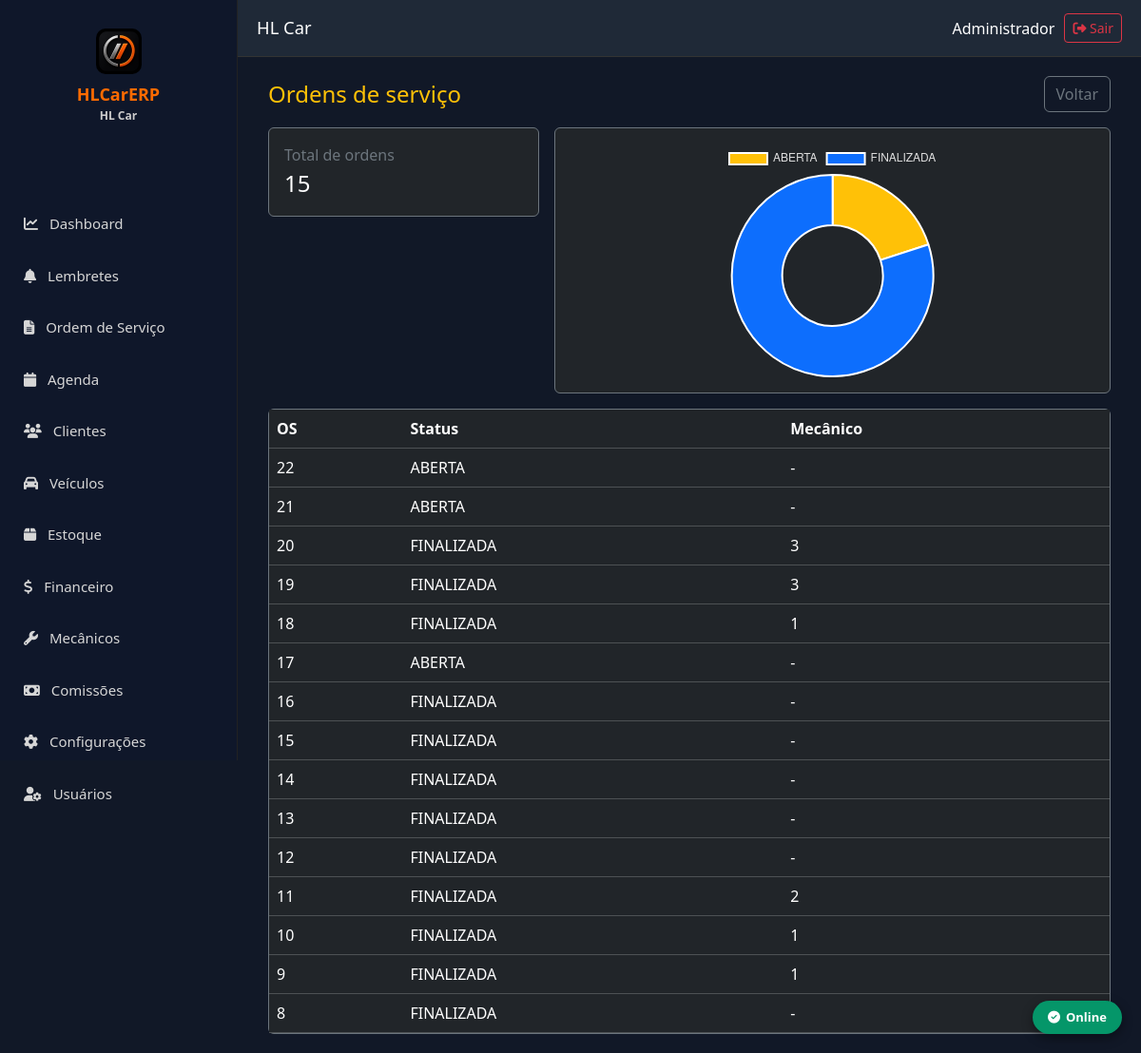
/dashboard/ordens (signed in), run on an earlier commit of the app's database.
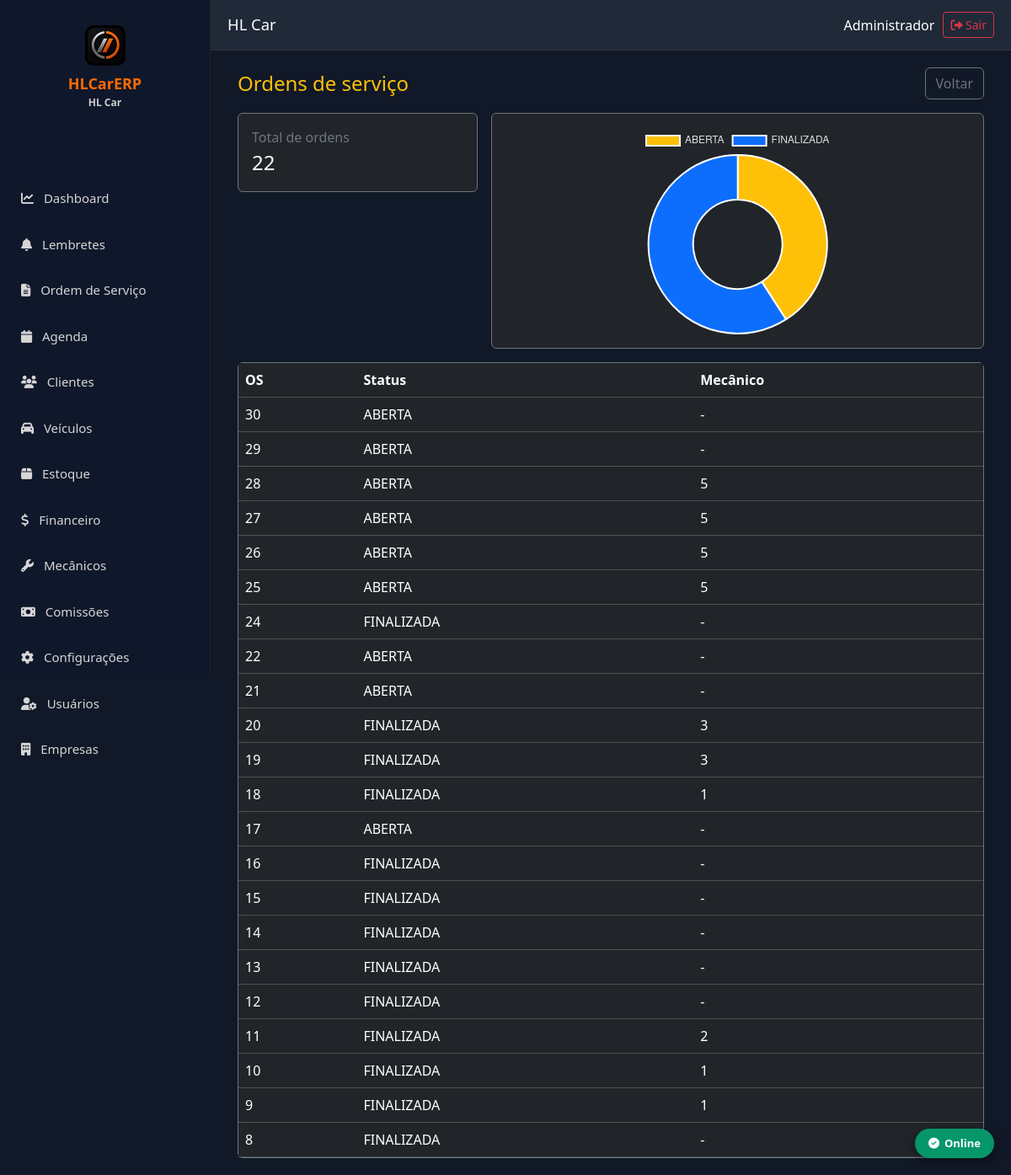
And on a later commit of the database.
### models.py (models this page shows)
class Empresa(db.Model):
    __tablename__ = "empresas"
    id = db.Column(db.Integer, primary_key=True)
    razao_social = db.Column(db.String(200), nullable=False)
    nome_fantasia = db.Column(db.String(200), nullable=False)
    cnpj = db.Column(db.String(20), unique=True, nullable=False)
    inscricao_estadual = db.Column(db.String(30))
    telefone = db.Column(db.String(30))
    whatsapp = db.Column(db.String(30))
    email = db.Column(db.String(150))
    site = db.Column(db.String(200))
    data_vencimento = db.Column(db.Date)
    status_pagamento = db.Column(db.String(20), default="ATIVO")  # ATIVO | BLOQUEADO | INATIVO
    plano = db.Column(db.String(50), default="BASICO")
    observacoes_internas = db.Column(db.Text)
    dia_corte_comissao = db.Column(db.Integer, default=15)          # 1 a 28
    aliquota_imposto_comissao = db.Column(db.Float, default=10.0)  # % padrão
    url_nfse = db.Column(db.String(255))
    nfse_provedor = db.Column(db.String(50))
    inscricao_municipal = db.Column(db.String(30))
    certificado_path = db.Column(db.String(255))
    senha_certificado = db.Column(db.String(100))
    codigo_servico = db.Column(db.String(20))
    aliquota_iss = db.Column(db.Numeric(5, 2), default=5.00)
    regime_tributario = db.Column(db.String(10), default="1")
    cep = db.Column(db.String(15))
    endereco = db.Column(db.String(200))
    numero = db.Column(db.String(20))
    complemento = db.Column(db.String(100))
    bairro = db.Column(db.String(100))
    cidade = db.Column(db.String(100))
    estado = db.Column(db.String(2))
    logo = db.Column(db.String(255))
    ativo = db.Column(db.Boolean, default=True, nullable=False)
    criado_em = db.Column(db.DateTime, default=datetime.utcnow, nullable=False)
    alterado_em = db.Column(db.DateTime, default=datetime.utcnow, onupdate=datetime.utcnow)

class OrdemServico(db.Model):
    __tablename__ = "ordens_servico"
    id = db.Column(db.Integer, primary_key=True)
    empresa_id = db.Column(db.Integer, db.ForeignKey("empresas.id"), nullable=False, index=True)
    numero = db.Column(db.Integer, nullable=False)
    cliente_id = db.Column(db.Integer, db.ForeignKey("clientes.id"), nullable=False)
    veiculo_id = db.Column(db.Integer, db.ForeignKey("veiculos.id"))
    status = db.Column(db.String(20), default="ABERTA")
    prioridade = db.Column(db.String(20), default="NORMAL")
    data_abertura = db.Column(db.DateTime, default=datetime.utcnow)
    data_inicio = db.Column(db.DateTime)
    data_finalizacao = db.Column(db.DateTime)
    km = db.Column(db.Integer)
    consultor = db.Column(db.String(120))
    mecanico = db.Column(db.String(120))
    mecanico_id = db.Column(db.Integer, db.ForeignKey("mecanicos.id"))
    mecanico = db.relationship("Mecanico")
    os_origem_id = db.Column(db.Integer, db.ForeignKey("ordens_servico.id"))
    is_retrabalho = db.Column(db.Boolean, default=False)
    defeito_relatado = db.Column(db.Text)
    diagnostico = db.Column(db.Text)
    servico_executado = db.Column(db.Text)
    observacoes = db.Column(db.Text)
    valor_servicos = db.Column(Numeric(18, 2), default=0)
    valor_produtos = db.Column(Numeric(18, 2), default=0)
    desconto = db.Column(Numeric(18, 2), default=0)
    acrescimo = db.Column(Numeric(18, 2), default=0)
    valor_total = db.Column(Numeric(18, 2), default=0)
    criado_em = db.Column(db.DateTime, default=datetime.utcnow)
    alterado_em = db.Column(db.DateTime, default=datetime.utcnow, onupdate=datetime.utcnow)
    empresa = db.relationship("Empresa")
    cliente = db.relationship("Cliente")
    veiculo = db.relationship("Veiculo")
    mecanico_ref = db.relationship("Mecanico", foreign_keys=[mecanico_id])
    os_origem = db.relationship("OrdemServico", remote_side=[id], foreign_keys=[os_origem_id])
    itens = db.relationship("ItemOrdemServico", back_populates="ordem_servico", cascade="all, delete-orphan")
    __table_args__ = (
        UniqueConstraint("empresa_id", "numero", name="uk_os_empresa"),
    )

### app.py (the view)
@app.route("/dashboard/ordens")
@login_required
def dashboard_ordens():
    eid = empresa_atual()
    if not eid:
        return redirect("/login")
    if session.get("usuario_perfil") == "MECANICO":
        return redirect("/ordens")
    ordens = OrdemServico.query.filter_by(empresa_id=eid).order_by(OrdemServico.id.desc()).all()
    por_status = {}
    for o in ordens:
        st = o.status or "Sem status"
        por_status[st] = por_status.get(st, 0) + 1
    return render_template(
        "dashboard_ordens.html",
        ordens=ordens[:30],
        total=len(ordens),
        labels=list(por_status.keys()),
        valores=list(por_status.values()),
    )

### app.py (called while the page is built)
def empresa_atual():
    eid = session.get("empresa_id")
    if not eid:
        session.clear()
        return None
    return eid

@app.context_processor
def inject_empresa():
    import os
    eid = session.get("empresa_id")
    emp = Empresa.query.get(eid) if eid else None
    nome = "HLCarERP"
    logo_url = None
    if emp:
        nome = emp.nome_fantasia or emp.razao_social or "HLCarERP"
    if eid:
        pasta = os.path.join(app.root_path, "static", "uploads", "logos")
        for ext in ("png", "jpg", "jpeg", "webp"):
            caminho = os.path.join(pasta, f"{eid}.{ext}")
            if os.path.isfile(caminho):
                logo_url = url_for("static", filename=f"uploads/logos/{eid}.{ext}")
                break
    return {"empresa_nome": nome, "empresa_logo": logo_url, "empresa": emp}

### templates/dashboard_ordens.html (shortened to what this page needs)
{% extends "base.html" %}
{% block conteudo %}
<div class="container-fluid">
    <div class="d-flex justify-content-between align-items-center mb-3">
        <h4 class="text-warning mb-0">Ordens de serviço</h4>
        <a href="/" class="btn btn-outline-secondary">Voltar</a>
    </div>
    <div class="row g-3 mb-3">
        <div class="col-md-4">
            <div class="card bg-dark border-secondary p-3">
                <div class="text-secondary">Total de ordens</div>
                <div class="fs-4 text-white">{{ total }}</div>
            </div>
        </div>
        <div class="col-md-8">
            <div class="card bg-dark border-secondary p-3" style="height: 280px;">
                <canvas id="chartStatus"></canvas>
            </div>
        </div>
    </div>
    <div class="card bg-dark border-secondary">
        <div class="table-responsive">
            <table class="table table-dark table-hover mb-0">
                <thead>
                    <tr>
                        <th>OS</th>
                        <th>Status</th>
                        <th>Mecânico</th>
                    </tr>
                </thead>
                <tbody>
                    {% for o in ordens %}
                    <tr>
                        <td>{{ o.id }}</td>
                        <td>{{ o.status }}</td>
                        <td>{{ o.mecanico_id or "-" }}</td>
                    </tr>
                    {% else %}
                    <tr><td colspan="3">Nenhuma ordem.</td></tr>
                    {% endfor %}
                </tbody>
            </table>
        </div>
    </div>
</div>
<script>
new Chart(document.getElementById("chartStatus"), {
    type: "doughnut",
    data: {
        labels: {{ labels|tojson }},
        datasets: [{ data: {{ valores|tojson }}, backgroundColor: ["#ffc107", "#0d6efd", "#20c997", "#dc3545", "#6c757d"] }]
    },
    options: { maintainAspectRatio: false, plugins: { legend: { labels: { color: "#ddd" } } } }
});
</script>
{% endblock %}

### templates/base.html (shortened to what this page needs)
<!DOCTYPE html>
<html lang="pt-br">
<head>
<link href="https://cdn.jsdelivr.net/npm/bootstrap@5.3.7/dist/css/bootstrap.min.css" rel="stylesheet">
<link href="https://cdnjs.cloudflare.com/ajax/libs/font-awesome/6.7.2/css/all.min.css" rel="stylesheet">
<link rel="stylesheet" href="{{ url_for('static', filename='css/offline.css') }}">
</head>
<body>
{% set perfil = (session.get('usuario_perfil') or '')|upper %}
{% set eh_mecanico = perfil == 'MECANICO' %}
{% set pode_usuarios = perfil in ['ADMIN', 'SUPER'] %}
<div class="sidebar" id="sidebar">
        <div class="logo" style="text-align:center; padding:10px 0 20px; min-height:160px;">
            <img src="{{ url_for('static', filename='icons/icon-192.png') }}" alt="HLCarERP" style="width:48px; height:48px; border-radius:10px; display:block; margin:0 auto 8px;">
            <div style="color:#ff6b00; font-weight:bold; font-size:18px; margin-top:8px;">HLCarERP</div>
            <div style="color:#ccc; font-size:12px;">{{ empresa_nome }}</div>
</div>
    <ul class="menu">
        {% if eh_mecanico %}
        <li><a href="/ordens"><i class="fa fa-file-alt me-2"></i> Minhas OS</a></li>
        <li><a href="/agenda"><i class="fa fa-calendar me-2"></i> Agenda</a></li>
        {% else %}
        <li><a href="/"><i class="fa fa-chart-line me-2"></i> Dashboard</a></li>
        <li>
            <a href="/lembretes">
                <i class="fa fa-bell me-2"></i> Lembretes
            </a>
        </li>
        <li><a href="/ordens"><i class="fa fa-file-alt me-2"></i> Ordem de Serviço</a></li>
                <li><a href="/agenda"><i class="fa fa-calendar me-2"></i> Agenda</a></li>
        <li><a href="/clientes"><i class="fa fa-users me-2"></i> Clientes</a></li>
        <li><a href="/veiculos"><i class="fa fa-car me-2"></i> Veículos</a></li>
        <li><a href="/estoque"><i class="fa fa-box me-2"></i> Estoque</a></li>
        <li><a href="/financeiro"><i class="fa fa-dollar-sign me-2"></i> Financeiro</a></li>
        <li><a href="/mecanicos"><i class="fa fa-wrench me-2"></i> Mecânicos</a></li>
        <li><a href="/comissoes"><i class="fa fa-money-bill me-2"></i> Comissões</a></li>
        <li><a href="/configuracoes"><i class="fa fa-cog me-2"></i> Configurações</a></li>
        {% endif %}
        {% if pode_usuarios %}
        <li><a href="/usuarios"><i class="fa fa-user-cog me-2"></i> Usuários</a></li>
        {% endif %}
        {% if session.get('usuario_perfil') == 'SUPER' %}
        <li><a href="/empresas"><i class="fa fa-building me-2"></i> Empresas</a></li>
        {% endif %}
    </ul>
</div>
<div class="topbar">
    <div class="d-flex align-items-center gap-2">
            <h3 class="mb-0">{{ empresa_nome }}</h3>
    </div>
    <div class="usuario">
        <span>{{ session.get('usuario_nome', 'Usuário') }}</span>
        <a href="/logout" class="btn btn-sm btn-outline-danger">
            <i class="fa fa-sign-out-alt"></i> Sair
        </a>
    </div>
</div>
<div class="content">
    {% block conteudo %}
    {% endblock %}
</div>
<div id="hl-offline-badge" class="hl-badge online">
    <i class="fa fa-check-circle"></i> Online
</div>
</body>
</html>

### static/css/offline.css (style rules this page uses)
#hl-offline-badge { position: fixed; bottom: 20px; right: 20px; z-index: 9999; padding: 8px 16px; border-radius: 20px; font-size: 13px; font-weight: 600; color: #fff; box-shadow: 0 4px 12px rgba(0,0,0,0.4); display: flex; align-items: center; gap: 6px; transition: all 0.3s ease; }
#hl-offline-badge.online { background: #059669; }

### templates/base.html (style rules this page uses)
* { margin:0; padding:0; box-sizing:border-box; font-family:Segoe UI,Tahoma,Geneva,Verdana,sans-serif; }
body { background:#111827; overflow-x:hidden; }
.sidebar { position:fixed; left:0; top:0; width:250px; height:100vh; background:#0f172a; border-right:1px solid #222; padding-top:20px; z-index:1050; transition: transform 0.3s ease; }
.logo { text-align:center; font-size:26px; font-weight:bold; color:#ff6b00; margin-bottom:30px; }
.menu { list-style:none; padding:0; }
.menu li { margin-bottom:4px; }
.menu a { display:block; padding:14px 25px; text-decoration:none; color:#d6d6d6; font-size:15px; transition:.25s; }
.topbar { position:fixed; left:250px; top:0; right:0; height:60px; background:#1f2937; display:flex; justify-content:space-between; align-items:center; padding:0 20px; border-bottom:1px solid #333; z-index:1000; transition: left 0.3s ease; }
.topbar h3 { color:white; margin:0; font-size:1.15rem; }
.usuario { color:#fff; display:flex; align-items:center; gap:10px; }
.content { margin-left:250px; margin-top:60px; padding:20px; min-height:calc(100vh - 60px); transition: margin-left 0.3s ease; }
.table-responsive { overflow-x:auto; -webkit-overflow-scrolling:touch; }
.table-dark th, .table-dark td { white-space:nowrap; }

What changed in the data, as far as the page shows it:
added OrdemServico: id "30", status "ABERTA", mecanico_id "-"
added OrdemServico: id "29", status "ABERTA", mecanico_id "-"
added OrdemServico: id "28", status "ABERTA", mecanico "5"
added OrdemServico: id "27", status "ABERTA", mecanico "5"
added OrdemServico: id "26", status "ABERTA", mecanico "5"
added OrdemServico: id "25", status "ABERTA", mecanico "5"
added OrdemServico: id "24", status "FINALIZADA", mecanico_id "-"
Also different on the page:
{{ total }}: "15" → "22"
chart data {{ valores|tojson }}: [3, 12] → [9, 13]
text now shown: "Empresas"
